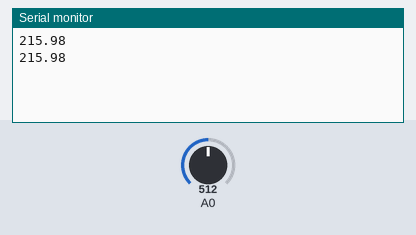
Recording of a sketch running on a simulated Arduino Uno, built with avr-gcc and run on an emulated ATmega328P. On the bench: the last lines printed to the serial monitor. Inputs (shaded band) come from the test bench; at power-on: A0 = 512.

Above: at 1.8 s.
1.9 s: A0 set to 716
At 2.8 s:
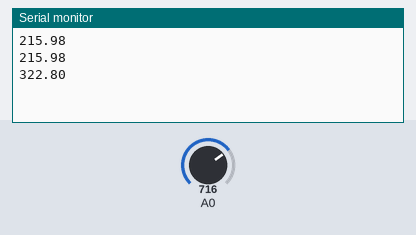
3.4 s: A0 set to 900
At 4.8 s:
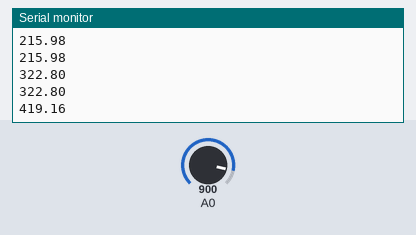
Timing chart, 0 to 6.4 s (numbered marks = the images above; inputs shaded):
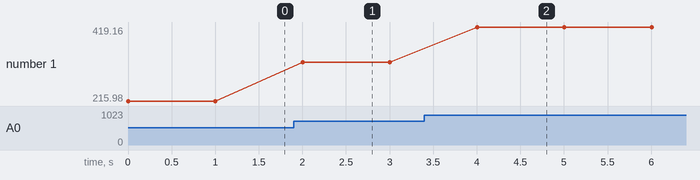

Measured:
- after the input at 1.9 s, the serial monitor: prints a new line after 0.10 s (image 1)
- after the input at 3.4 s, the serial monitor: prints a new line after 0.60 s (image 2)
- plotted number 1: 215.98 → 322.8 after the input at 1.9 s, 322.8 → 419.16 after the input at 3.4 s

The sketch:

lab_3.2.ino
```cpp
/*
 * MICROPROCESSORS
 */

void setup() {
  pinMode(A0, INPUT);
  Serial.begin(9600);
}

void loop() {
  float output = ((float)analogRead(A0)/1023)*5;

  Serial.println(((float)750/7) * (output - 1) + 50 + 5);


  delay(1000);
}
```
